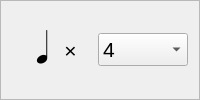
       <widget class="QFrame" name="frame_timeSig">
        <property name="frameShape">
         <enum>QFrame::StyledPanel</enum>
        </property>
        <property name="frameShadow">
         <enum>QFrame::Raised</enum>
        </property>
        <layout class="QHBoxLayout" name="horizontalLayout_3" stretch="0,0,1">
         <item>
          <widget class="QLabel" name="label_timeSig_note">
           <property name="font">
            <font>
             <family>FreeSerif</family>
             <pointsize>32</pointsize>
            </font>
           </property>
           <property name="text">
            <string>𝅘𝅥</string>
           </property>
           <property name="alignment">
            <set>Qt::AlignRight|Qt::AlignTrailing|Qt::AlignVCenter</set>
           </property>
          </widget>
         </item>
         <item>
          <widget class="QLabel" name="label_timeSig_x">
           <property name="font">
            <font>
             <pointsize>16</pointsize>
            </font>
           </property>
           <property name="text">
            <string>× </string>
           </property>
           <property name="alignment">
            <set>Qt::AlignCenter</set>
           </property>
          </widget>
         </item>
         <item>
          <widget class="QComboBox" name="comboBox_timeSig">
           <property name="sizePolicy">
            <sizepolicy hsizetype="Minimum" vsizetype="Fixed">
             <horstretch>0</horstretch>
             <verstretch>0</verstretch>
            </sizepolicy>
           </property>
           <property name="minimumSize">
            <size>
             <width>60</width>
             <height>0</height>
            </size>
           </property>
           <property name="maximumSize">
            <size>
             <width>90</width>
             <height>16777215</height>
            </size>
           </property>
           <property name="font">
            <font>
             <pointsize>16</pointsize>
            </font>
           </property>
           <property name="currentIndex">
            <number>4</number>
           </property>
           <item>
            <property name="text">
             <string>0</string>
            </property>
           </item>
           <item>
            <property name="text">
             <string>1</string>
            </property>
           </item>
           <item>
            <property name="text">
             <string>2</string>
            </property>
           </item>
           <item>
            <property name="text">
             <string>3</string>
            </property>
           </item>
           <item>
            <property name="text">
             <string>4</string>
            </property>
           </item>
           <item>
            <property name="text">
             <string>6</string>
            </property>
           </item>
          </widget>
         </item>
        </layout>
       </widget>
